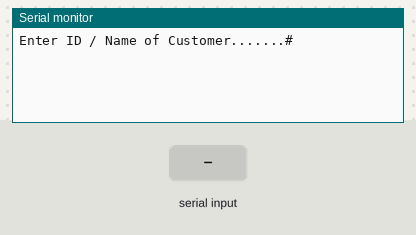
The sketch below on a simulated Arduino Uno, built with avr-gcc and run on an emulated ATmega328P. Shown: the last lines printed to the serial monitor. The test bench sets the inputs (shaded band).

Above: at 1.2 s.
1.3 s: "1#" received over Serial
At 1.7 s:
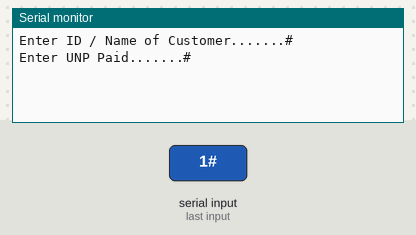
2.8 s: "0#" received over Serial
At 4.2 s:
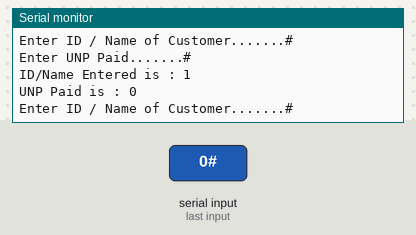

Measured:
- after the input at 1.3 s, the serial monitor: prints a new line at once (image 1)
- after the input at 2.8 s, the serial monitor: prints a new line at once (image 2)

The sketch:

Arduino_giving_data_to_esp32_for_canteen_manage.ino
```cpp
#include <SoftwareSerial.h>

SoftwareSerial mySerial(A0 , A1); //(rx, tx)

String ID = "";
String Unp_Paid = "";
String dataPack = "";

void setup()
{
  Serial.begin(115200);
  mySerial.begin(9600);
}

void loop()
{
  Serial.println("Enter ID / Name of Customer.......#");
  while(Serial.available()==0)
  {}
  ID = Serial.readStringUntil('#');
  Serial.println();
  Serial.println("Enter UNP Paid.......#");
  while(Serial.available()==0)
  {}
  Unp_Paid = Serial.readStringUntil('#');
  Serial.println();
  Serial.print("ID/Name Entered is : ");
  Serial.println(ID);
  Serial.print("UNP Paid is : ");
  Serial.println(Unp_Paid);
  Serial.println();

  dataPack = (ID+"#"+Unp_Paid);

  mySerial.println(dataPack);

  ID = "";
  Unp_Paid = "";
  dataPack = "";
}
```
